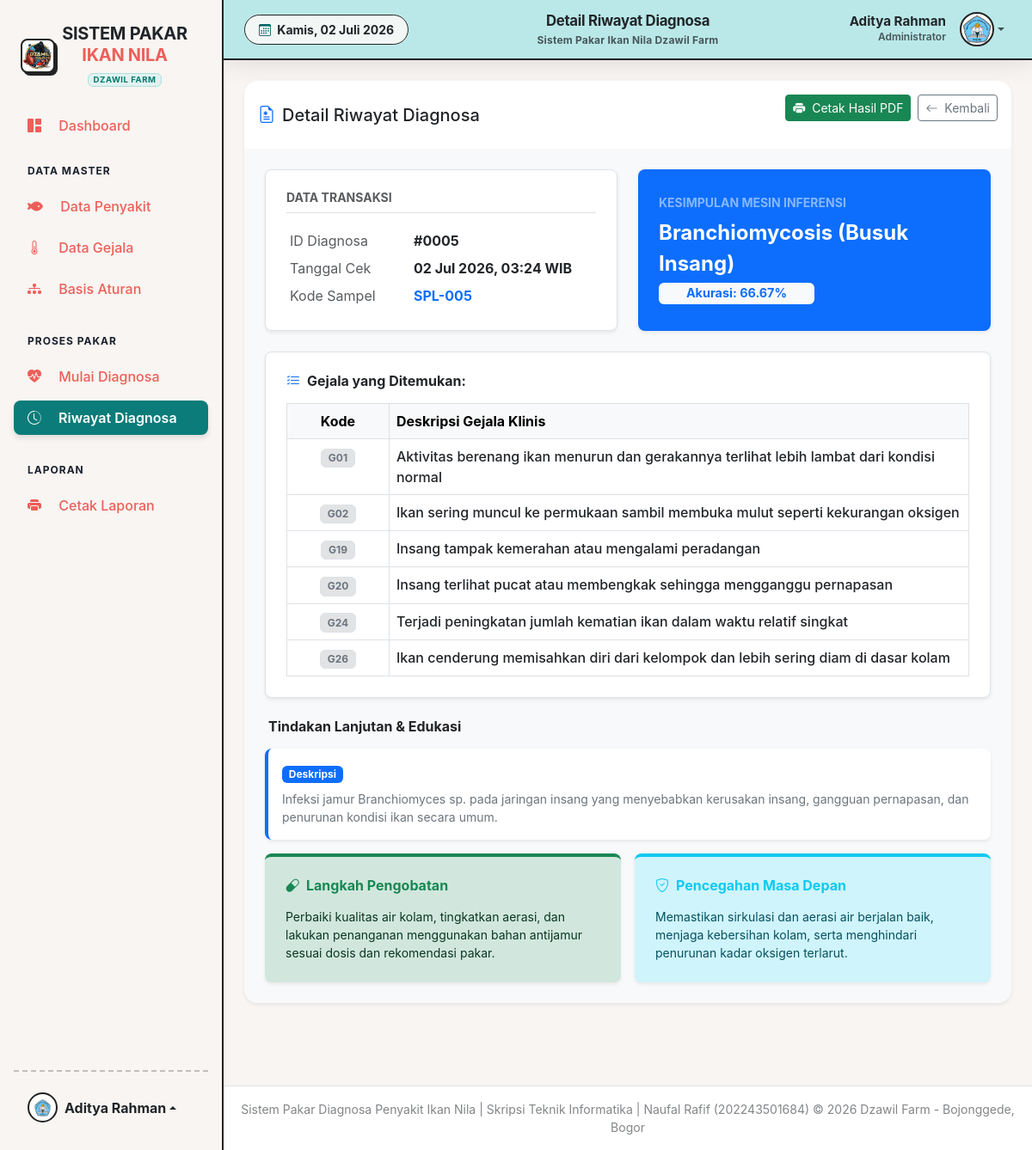
The app's page /pages/admin/diagnosa_detail.php?id=5 (signed in) with its own data.
### tables this page shows
CREATE TABLE `tbl_diagnosa` (
  `id_diagnosa` int(11) NOT NULL,
  `id_admin` int(11) DEFAULT NULL,
  `kode_sampel` varchar(50) DEFAULT NULL,
  `nama_pembudidaya` varchar(100) DEFAULT NULL,
  `tanggal_diagnosa` timestamp NOT NULL DEFAULT current_timestamp(),
  `hasil_penyakit` varchar(10) DEFAULT NULL,
  `confidence` float DEFAULT 0
);

CREATE TABLE `tbl_penyakit` (
  `kode_penyakit` varchar(10) NOT NULL,
  `nama_penyakit` varchar(100) NOT NULL,
  `deskripsi` text DEFAULT NULL,
  `solusi` text DEFAULT NULL,
  `pencegahan` text DEFAULT NULL
);

CREATE TABLE `tbl_gejala` (
  `kode_gejala` varchar(10) NOT NULL,
  `nama_gejala` varchar(255) NOT NULL
);

### config/database.php (called while the page is built, shortened)
<?php
$base_url = 'http://localhost/sistem_pakar_ikan_nila/';
?>

### pages/admin/diagnosa_detail.php (the view, shortened to what this page needs)
<?php
require_once '../../config/database.php';
$diagnosa_id = $_GET['id'];
$stmt = $pdo->prepare("SELECT d.*, p.nama_penyakit, p.deskripsi, p.solusi, p.pencegahan
                       FROM tbl_diagnosa d
                       LEFT JOIN tbl_penyakit p ON d.hasil_penyakit = p.kode_penyakit
                       WHERE d.id_diagnosa = ?");
$stmt->execute([$diagnosa_id]);
$diagnosa = $stmt->fetch();
$stmt = $pdo->prepare("SELECT g.kode_gejala, g.nama_gejala
                       FROM tbl_diagnosa_detail dd
                       JOIN tbl_gejala g ON dd.kode_gejala = g.kode_gejala
                       WHERE dd.id_diagnosa = ?");
$stmt->execute([$diagnosa_id]);
$gejala = $stmt->fetchAll();
?>
<?php
require_once '../../includes/header.php';
?>
<div class="card shadow-sm border-0 mb-4 rounded-4 overflow-hidden">
    <div class="card-header py-3 d-flex justify-content-between align-items-center bg-white border-bottom-0">
        <h5 class="m-0 font-weight-bold text-dark">
            <i class="bi bi-file-earmark-medical text-primary me-2"></i>Detail Riwayat Diagnosa
        </h5>
        <div class="d-flex flex-wrap justify-content-between align-items-center gap-2 mb-3">
            <div class="d-flex gap-2">
                <a href="../../process/print_riwayat.php?id=<?= $_GET['id'] ?>&format=pdf"
                target="_blank"
                class="btn btn-success btn-sm">
                    <i class="bi bi-printer-fill me-1"></i> Cetak Hasil PDF
                </a>
            </div>
            <a href="riwayat.php" class="btn btn-outline-secondary btn-sm">
                <i class="bi bi-arrow-left me-1"></i> Kembali
            </a>
        </div>
    </div>
    <div class="card-body bg-light p-4">
        <div class="row g-4 mb-4">
            <div class="col-md-6">
                <div class="bg-white p-4 rounded-3 shadow-sm border h-100">
                    <h6 class="text-muted small fw-bold text-uppercase mb-3 border-bottom pb-2">Data Transaksi</h6>
                    <table class="table table-borderless table-sm mb-0">
                        <tr>
                            <td class="text-muted" width="40%">ID Diagnosa</td>
                            <td class="fw-bold">#<?= str_pad($diagnosa['id_diagnosa'], 4, '0', STR_PAD_LEFT) ?></td>
                        </tr>
                        <tr>
                            <td class="text-muted">Tanggal Cek</td>
                            <td class="fw-bold"><?= date('d M Y, H:i', strtotime($diagnosa['tanggal_diagnosa'])) ?> WIB</td>
                        </tr>
                        <tr>
                            <td class="text-muted">Kode Sampel</td>
                            <td class="fw-bold text-primary"><?= htmlspecialchars($diagnosa['kode_sampel'] ?? '-') ?></td>
                        </tr>
                    </table>
                </div>
            </div>
            <div class="col-md-6">
                <div class="bg-primary text-white p-4 rounded-3 shadow-sm h-100 d-flex flex-column justify-content-center">
                    <h6 class="text-white-50 small fw-bold text-uppercase mb-2">Kesimpulan Mesin Inferensi</h6>
                    <h4 class="fw-bold mb-1 lh-base"><?= htmlspecialchars($diagnosa['nama_penyakit'] ?? 'Penyakit Tidak Dikenali') ?></h4>
                    <span class="badge bg-light text-primary w-50" style="font-size: 0.9rem;">
                        Akurasi: <?= round(($diagnosa['confidence'] * 100), 2) ?>%
                    </span>
                </div>
            </div>
        </div>
        <div class="bg-white p-4 rounded-3 shadow-sm border mb-4">
            <h6 class="fw-bold text-dark mb-3"><i class="bi bi-list-check me-2 text-primary"></i>Gejala yang Ditemukan:</h6>
            <div class="table-responsive">
                <table class="table table-bordered table-hover mb-0">
                    <thead class="table-light">
                        <tr>
                            <th width="15%" class="text-center">Kode</th>
                            <th>Deskripsi Gejala Klinis</th>
                        </tr>
                    </thead>
                    <tbody>
                        <?php foreach ($gejala as $g): ?>
                        <tr>
                            <td class="text-center"><span class="badge bg-secondary-subtle text-secondary border"><?= htmlspecialchars($g['kode_gejala']) ?></span></td>
                            <td class="fw-medium text-dark"><?= htmlspecialchars($g['nama_gejala']) ?></td>
                        </tr>
                        <?php endforeach; ?>
                    </tbody>
                </table>
            </div>
        </div>
        <?php if (!empty($diagnosa['hasil_penyakit'])): ?>
        <h6 class="fw-bold text-dark mt-4 mb-3 ps-1">Tindakan Lanjutan & Edukasi</h6>
        <div class="row g-3">
            <div class="col-12">
                <div class="p-3 bg-white rounded-3 border-start border-4 border-primary shadow-sm">
                    <span class="badge bg-primary mb-2">Deskripsi</span>
                    <p class="small mb-0 text-secondary"><?= nl2br(htmlspecialchars($diagnosa['deskripsi'] ?? '-')) ?></p>
                </div>
            </div>
            <div class="col-md-6">
                <div class="p-4 bg-success-subtle rounded-3 border-top border-4 border-success h-100 shadow-sm">
                    <h6 class="fw-bold text-success mb-3"><i class="bi bi-capsule me-2"></i>Langkah Pengobatan</h6>
                    <p class="small mb-0 text-success-emphasis"><?= nl2br(htmlspecialchars($diagnosa['solusi'] ?? '-')) ?></p>
                </div>
            </div>
            <div class="col-md-6">
                <div class="p-4 bg-info-subtle rounded-3 border-top border-4 border-info h-100 shadow-sm">
                    <h6 class="fw-bold text-info mb-3"><i class="bi bi-shield-check me-2"></i>Pencegahan Masa Depan</h6>
                    <p class="small mb-0 text-info-emphasis"><?= nl2br(htmlspecialchars($diagnosa['pencegahan'] ?? '-')) ?></p>
                </div>
            </div>
        </div>
        <?php endif; ?>
    </div>
</div>
<?php require_once '../../includes/footer.php'; ?>

### includes/header.php (shortened to what this page needs)
<?php
require_once '../../config/database.php';
$id_admin = $_SESSION['id_admin'];
$stmt = $pdo->prepare("SELECT * FROM tbl_admin WHERE id_admin = ?");
$stmt->execute([$id_admin]);
$admin = $stmt->fetch(PDO::FETCH_ASSOC);
$current_page = basename($_SERVER['PHP_SELF']);
$title_page = "Panel Kontrol Administrator";
switch ($current_page) {
    case 'detail_riwayat.php':
    case 'diagnosa_detail.php':
        $title_page = "Detail Riwayat Diagnosa";
        break;
}
?>
<!DOCTYPE html>
<html lang="id">
<head>
    <link href="https://cdn.jsdelivr.net/npm/bootstrap-icons/font/bootstrap-icons.css" rel="stylesheet">
    <link rel="stylesheet" href="https://cdnjs.cloudflare.com/ajax/libs/font-awesome/6.5.1/css/all.min.css">
    <link href="https://cdn.jsdelivr.net/npm/bootstrap@5.3.0/dist/css/bootstrap.min.css" rel="stylesheet">
    <link rel="stylesheet" href="https://cdn.jsdelivr.net/npm/bootstrap-icons@1.10.5/font/bootstrap-icons.css">
    <link rel="stylesheet" href="<?= $base_url ?>assets/css/style.css">
    <link href="https://cdn.datatables.net/1.13.6/css/dataTables.bootstrap5.min.css" rel="stylesheet">
</head>
<body>
    <div class="wrapper d-flex">
        <?php include 'sidebar.php'; ?>
        <div class="main flex-grow-1 d-flex flex-column pt-5 pt-md-0 mt-4 mt-md-0">
            <nav class="navbar navbar-expand navbar-light topbar mb-4 static-top px-4"
                style="background-color: var(--coba); border-bottom: 2px solid var(--dark); height: 70px;">
                <div class="d-none d-sm-inline-block form-inline mr-auto ml-md-3 my-2 my-md-0 mw-100">
                    <span class="text-dark small fw-bold px-3 py-2 rounded-pill" style="background-color: var(--light); border: 1px solid var(--dark);">
                        <i class="bi bi-calendar3 me-1" style="color: var(--primary-dark);"></i>
                        <?php
                        $hari = ['Sunday' => 'Minggu', 'Monday' => 'Senin', 'Tuesday' => 'Selasa', 'Wednesday' => 'Rabu', 'Thursday' => 'Kamis', 'Friday' => 'Jumat', 'Saturday' => 'Sabtu'];
                        $bulan = [1 => 'Januari', 'Februari', 'Maret', 'April', 'Mei', 'Juni', 'Juli', 'Agustus', 'September', 'Oktober', 'November', 'Desember'];
                        echo $hari[date('l')] . ', ' . date('d') . ' ' . $bulan[(int)date('m')] . ' ' . date('Y');
                        ?>
                    </span>
                </div>
                <div class="position-absolute start-50 translate-middle-x text-center d-none d-md-block">
                    <span class="fw-bolder text-dark" style="font-size: 1.05rem; letter-spacing: -0.3px;">
                        <?= $title_page ?>
                    </span>
                    <div class="small fw-bold text-muted" style="font-size: 0.75rem; letter-spacing: 0.2px;">
                        Sistem Pakar Ikan Nila Dzawil Farm
                    </div>
                </div>
                <ul class="navbar-nav ms-auto align-items-center">
                    <li class="nav-item dropdown no-arrow position-relative">
                        <a class="nav-link dropdown-toggle d-flex align-items-center rounded-3 p-2" href="#" id="userDropdown" role="button" data-bs-toggle="dropdown" data-bs-display="static" aria-expanded="false" style="transition: all 0.2s;">
                            <div class="text-end me-3 d-none d-lg-block">
                                <span class="d-block text-dark fw-bold" style="font-size: 0.95rem; line-height: 1.2;"><?= htmlspecialchars($admin['nama_admin']) ?></span>
                                <span class="d-block text-muted fw-semibold" style="font-size: 0.75rem;">Administrator</span>
                            </div>
                            <div class="img-profile rounded-circle d-flex align-items-center justify-content-center overflow-hidden"
                                style="border: 2px solid var(--dark); width: 40px; height: 40px; background-color: white;">
                                <img src="<?= $base_url ?>assets/img/logo4.png" alt="Logo" style="width: 100%; height: 100%; object-fit: cover;">
                            </div>
                        </a>
                    </li>
                </ul>
            </nav>
            <div class="container-fluid px-4 flex-grow-1 pb-5">

### assets/css/style.css (style rules this page uses)
:root { --bg-main: #f8f5f2; --headline: #232323; --paragraph: #222525; --primary: #078080; --primary-dark: #066666; --secondary: #f45d48; --tertiary: #d9376e; --highlight: #ff8e3c; --main-illustration: #fffffe; --stroke: #232323; --success: #078080; --info: #ff8e3c; --warning: #ff8e3c; --danger: #f45d48; --light: #f2f7f5; --dark: #232323; --coba: #bae8e8; }
body { font-family: 'Nunito', -apple-system, BlinkMacSystemFont, 'Segoe UI', Roboto, 'Helvetica Neue', Arial, sans-serif; background-color: var(--bg-main); color: var(--paragraph); }
.wrapper { display: flex; width: 100%; min-height: 100vh; }
a { color: var(--primary); }
.main { width: 100%; overflow-x: hidden; background-color: var(--bg-main); }
.topbar { height: 4.375rem; box-shadow: 0 0.15rem 1.75rem 0 rgba(58, 59, 69, 0.15); }
.img-profile { height: 2rem; width: 2rem; }
.card { border: none; border-radius: 12px; box-shadow: 0 0.15rem 1.75rem 0 rgba(58, 59, 69, 0.1); transition: all 0.3s ease; }
.card-header { background-color: var(--main-illustration); border-bottom: 1px solid var(--stroke); }
.table-responsive { overflow-x: auto; }

### records on screen
tbl_diagnosa: id_diagnosa "0005", tanggal_diagnosa "02 Jul 2026, 03:24", kode_sampel "SPL-005", hasil_penyakit.nama_penyakit "Branchiomycosis (Busuk Insang)", $diagnosa['confidence']*100 "66.67", hasil_penyakit.deskripsi "Infeksi jamur Branchiomyces sp. pada jaringan insang yang menyebabkan kerusakan insang, gangguan pernapasan, dan penurunan kondisi ikan secara umum.", hasil_penyakit.solusi "Perbaiki kualitas air kolam, tingkatkan aerasi, dan lakukan penanganan menggunakan bahan antijamur sesuai dosis dan rekomendasi pakar.", hasil_penyakit.pencegahan "Memastikan sirkulasi dan aerasi air berjalan baik, menjaga kebersihan kolam, serta menghindari penurunan kadar oksigen terlarut."
tbl_gejala: kode_gejala "G01", nama_gejala "Aktivitas berenang ikan menurun dan gerakannya terlihat lebih lambat dari kondisi normal"
tbl_gejala: kode_gejala "G02", nama_gejala "Ikan sering muncul ke permukaan sambil membuka mulut seperti kekurangan oksigen"
tbl_gejala: kode_gejala "G19", nama_gejala "Insang tampak kemerahan atau mengalami peradangan"
tbl_gejala: kode_gejala "G20", nama_gejala "Insang terlihat pucat atau membengkak sehingga mengganggu pernapasan"
tbl_gejala: kode_gejala "G24", nama_gejala "Terjadi peningkatan jumlah kematian ikan dalam waktu relatif singkat"
tbl_gejala: kode_gejala "G26", nama_gejala "Ikan cenderung memisahkan diri dari kelompok dan lebih sering diam di dasar kolam"

### other values on screen
$_SESSION['nama_admin'] "Aditya Rahman"
$title_page "Detail Riwayat Diagnosa"
$admin['nama_admin'] "Aditya Rahman"
